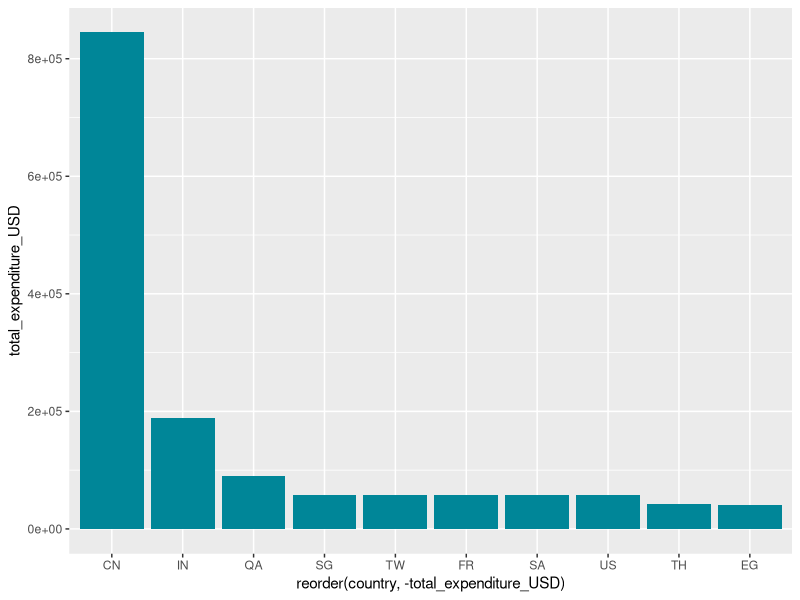
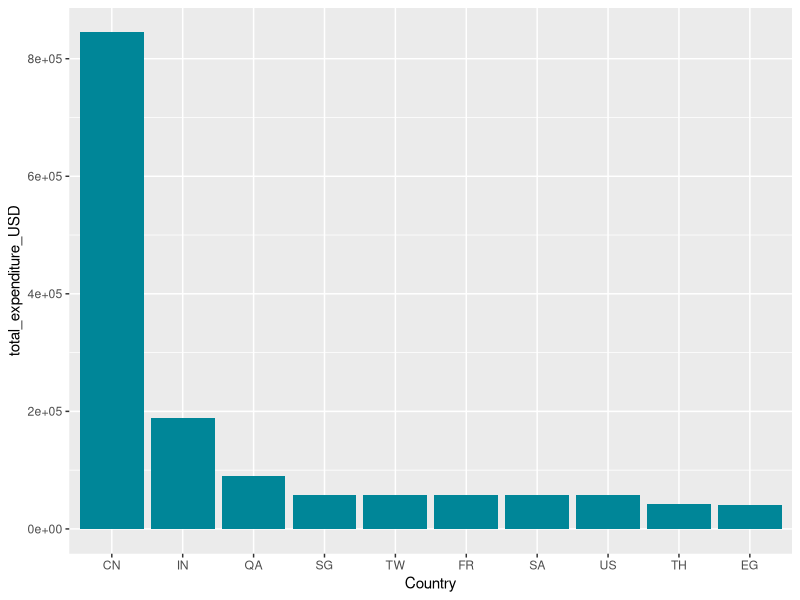
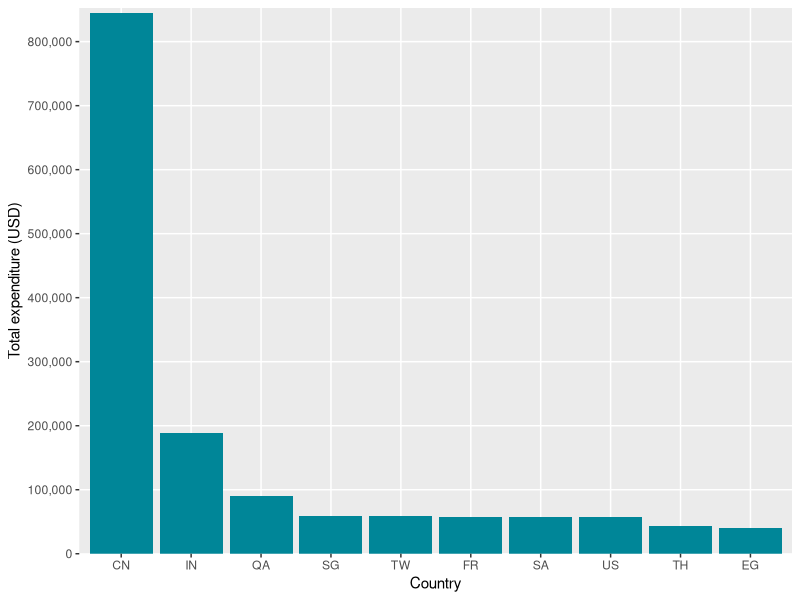
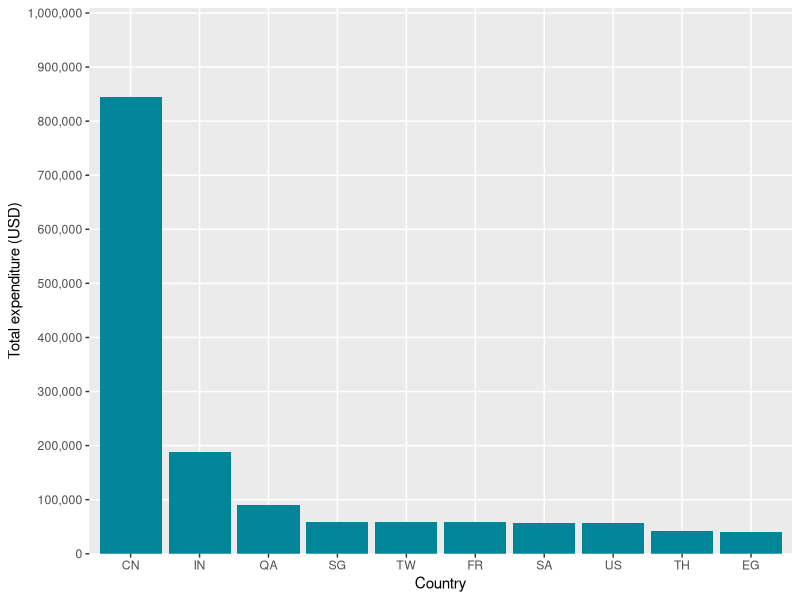
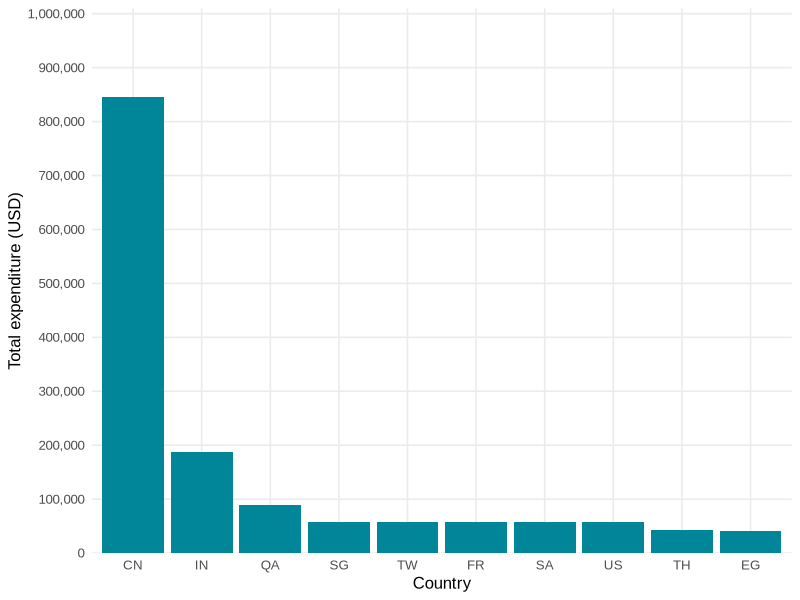
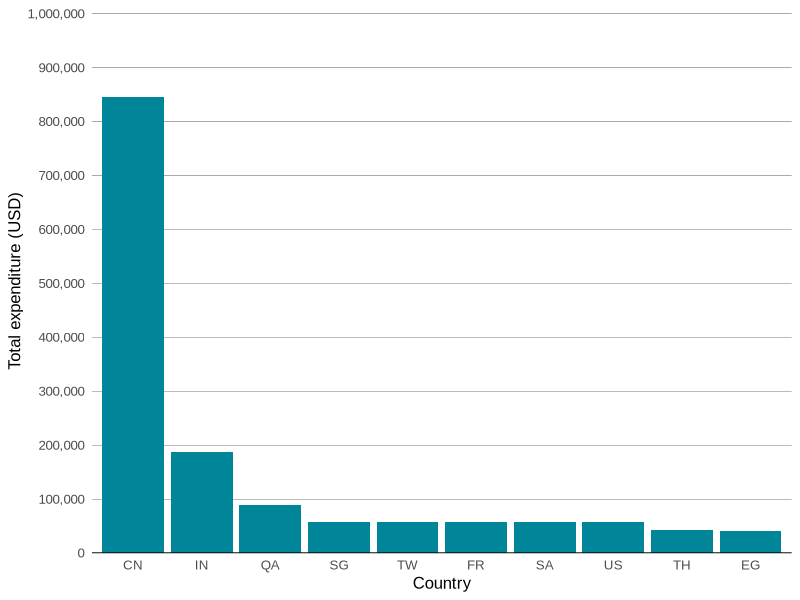

The R source for these figures, in order:
#--- Script details ------------------------------------------------------------
# Creation date: 10 February 2021
# Client:        client
# Project:       r-training
# Description:   Training
# Author:        Nick Twort

library(tidyverse)

#--- Import data ---------------------------------------------------------------

transit_lines <- read_csv("data/raw/transit_line_construction.csv")










#--- Calculate distribution of project length (in years) -----------------------
#--- Desired output - a table with one column a list of durations and another 
#--- which has the number of projects with that duration

# Convert end year to number
transit_lines <- transit_lines |>
  mutate(end_year_num = as.numeric(end_year))

# Which ones caused the NA error?
transit_lines |> filter(is.na(end_year_num))
## Looks like some of them had an 'X' for end year (presumably not finished yet!)

# What about start_year
transit_lines |> filter(is.na(start_year))

# Calculate distribution
transit_lines |>
  mutate(project_length_years = end_year_num - start_year) |> # project length
  group_by(project_length_years) |>
  summarise(count = n()) # count the number of rows for each project length
# Note 11 projects with 'NA' project length - either start or end year is missing

# A shortcut option
transit_lines |>
  mutate(project_length_years = end_year_num - start_year) |> # project length
  count(project_length_years) # same as group_by, summarise









#--- Calculate total cost by country -------------------------------------------

cost_by_country <- transit_lines |>
  group_by(country) |>
  summarise(total_expenditure_USD = sum(real_cost_USD))










#--- Column chart of total cost by country (top 10 countries) ------------------

cost_by_country_chart <- cost_by_country |>
  arrange(desc(total_expenditure_USD)) |> # sort by total
  head(10) |> # keep top 10 rows
  ggplot() + # create a ggplot
  geom_col(aes(x = country, y = total_expenditure_USD)) # column chart with country on the x-axis, $$$ on the y-axis

# Reorder
g <- cost_by_country |>
  arrange(desc(total_expenditure_USD)) |> # sort by total
  head(10) |> # keep top 10 rows
  ggplot() + # create a ggplot
  geom_col(aes(x = reorder(country, -total_expenditure_USD), y = total_expenditure_USD))

# Add colours
g <- cost_by_country |>
  arrange(desc(total_expenditure_USD)) |> # sort by total
  head(10) |> # keep top 10 rows
  ggplot() + # create a ggplot
  geom_col(aes(x = reorder(country, -total_expenditure_USD), y = total_expenditure_USD), fill = "#008698")
g

# Add title to x axis
g <- g + labs(x = "Country")
g

# Add y axis
g <- g + scale_y_continuous(
  name = "Total expenditure (USD)",
  breaks = seq.int(0, 1000000, 100000),
  minor_breaks = NULL,
  labels = scales::number_format(accuracy = 1, big.mark = ","),
  expand = expansion(mult = c(0, 0.01))
)
g

# Expand y limits
g <- g + expand_limits(y = 1000000)
g

# Theme
g <- g + theme_minimal(base_family = "Arial", base_size = 12)
g

# Tweak theme and add baseline
g <- g +
  geom_hline(yintercept = 0) +
  theme(
    panel.grid.major.x = element_blank(),
    panel.grid.minor.x = element_blank(),
    panel.grid.major.y = element_line(colour = "black", linewidth = 0.1)
  )


ggsave(filename = "figures/png/cost_by_country_chart.png",
       plot = g,
       width = 17.00,
       height = 8,
       units = "cm",
       bg = "transparent"
)

